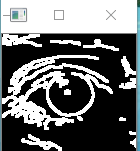
#> input picture prelucrarea imaginilor/deschidere.PNG, 140 x 151 px, given in place of dada.mp4, which was not available
$ python main.py
#> lines starting #> are read from the running program, lines starting #| are printed output that depends on the picture; after the words box and inside, x2 and y2 are one past the last pixel; in counts of white or black regions, pixels touching at a corner belong together; pictures that were not available may be replaced by others from this repository, and a replacement may not be noted
from statistics import mean

import cv2
import numpy
import pyautogui

marja_eroare = 22
frames_outside = 10
marja_dir = 10
frames_open = 30
activated = True


def getArea(frame, zone):  # zone: zone x, zone y - > stanga sus si zone w, zone h -> lungime, latime
    return frame[zone[1]:zone[1] + zone[3], zone[0]:zone[0] + zone[2]]


class Cercul:
    def __init__(self, cerc, raza):
        self.centru = cerc
        self.raza = raza


# [5 lines left out: function to_list, not called in this run]


def mean_circle(lists_left):
    mean_c = Cercul((int(mean(lists_left[0])), int(mean(lists_left[1]))), int(mean(lists_left[2])))
    return mean_c


# [51 lines left out: functions mean_of_mean, check_mean, check_diff, check_in_eye, get_direction, strIntersection, not called in this run]


def main():
    global activated
    pyautogui.FAILSAFE = False
    directii = {
        'N': (0, -1),
        'NE': (1, -1),
        'E': (1, 0),
        'SE': (1, 1),
        'S': (0, 1),
        'SW': (-1, 1),
        'W': (-1, 0),
        'NW': (-1, -1),
    }

    centru_left = None
    centru_right = None

    iris_left = []
    iris_right = []
    frames_correction = 15
    index_left = 0
    index_right = 0

    mean_circle_left = None
    mean_circle_right = None

    open_left = 0
    open_right = 0

    found_eye_left = False
    found_eye_right = False

    # [14 lines left out: function init, not called in this run]

    # obiectul video care acceseaza camera
    capture = cv2.VideoCapture('dada.mp4')
    font = cv2.FONT_HERSHEY_SIMPLEX

    # importuri pentru clasificatori(ne ajuta sa identificam diferite caracteristici ce ne vor ajuta pe parcursul calcului )
    face_frames = cv2.CascadeClassifier("face_capture.xml")
    eyes_frames = cv2.CascadeClassifier("eyes_capture.xml")

    flag_reset = False
    contor = 0

    while True:  # citim pana inchidem camera
        ret, frame = capture.read()
#> frame is the input picture: shape (151, 140, 3); mean B, G, R 110.5, 110, 108.1
        frame = cv2.flip(frame, 1)
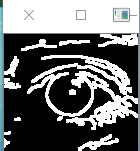
#> frame: shape (151, 140, 3); mean B, G, R 110.5, 110, 108.1
        # frame = cv2.rotate(frame, cv2.ROTATE_90_CLOCKWISE)
        height, width, channels = frame.shape
#> height = 151; width = 140; channels = 3

        gray = cv2.cvtColor(frame, cv2.COLOR_BGR2GRAY)
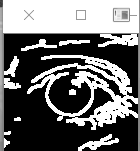
#> gray: shape (151, 140); min 0, max 255, mean 109.5
        faces = face_frames.detectMultiScale(gray, 1.2, 5)
#> faces = ()

        eyes = []
        roi_color = None
        direction = ''

        if flag_reset:
            flag_reset = False
            init()

        if index_left == frames_correction:
            mean_circle_left = mean_circle(to_list(iris_left))
            centru_left = mean_circle_left.centru
            index_left += 1
            if index_right >= frames_correction:
                activated = True

        if index_right == frames_correction:
            mean_circle_right = mean_circle(to_list(iris_right))
            centru_right = mean_circle_right.centru
            index_right += 1
            if index_left >= frames_correction:
                activated = True

        for (x, y, w, h) in faces:
            cerc_left = Cercul((9999, 9999), 0)
            cerc_right = Cercul((9999, 9999), 0)

            reset_left = False  # impotriva ochilor falsi
            reset_right = False
            found_left = False
            found_right = False

            cv2.rectangle(frame, (x, y), (x + w, y + h), (255, 0, 0), 2)
            roi_gray = gray[y:y + h, x:x + w]
            roi_color = frame[y:y + h, x:x + w]
            eyes = eyes_frames.detectMultiScale(roi_gray, scaleFactor=2, minNeighbors=2)

            found_eye_left = False
            found_eye_right = False
            for (ex, ey, ew, eh) in eyes:

                if ey + eh <= h / 2:  # ochii pot fi doar in jumatatea de sus a fetei
                    if ex < int(w / 2):
                        found_eye_left = True
                    if ex > int(w / 2):
                        found_eye_right = True
                    cv2.rectangle(roi_color, (ex, ey), (ex + ew, ey + eh), (0, 255, 0), 2)
                    blur = cv2.GaussianBlur(getArea(roi_gray, (ex, ey, ew, eh)), (3, 3), cv2.BORDER_DEFAULT)
                    cv2.imshow('blur',blur)
                    otsu_thresh, thresh = cv2.threshold(blur, 0, 255,
                                                        cv2.THRESH_BINARY_INV + cv2.THRESH_OTSU)
                    edges = cv2.Canny(blur, otsu_thresh * 0.5, otsu_thresh)
                    cv2.imshow('muchii',edges)
                    dilate = cv2.dilate(edges, numpy.ones((3, 3), numpy.uint8), iterations=1)
                    cv2.imshow('dilatare',dilate)
                    op = cv2.morphologyEx(dilate, cv2.MORPH_OPEN, numpy.ones((3, 3), numpy.uint8))
                    cv2.imshow('deschidere',op)
                    eroded = cv2.erode(op, numpy.ones((3, 3), numpy.uint8), iterations=1)
                    cv2.imshow('eroziune',eroded)
                    c = None
                    param2 = 45
                    while c is None:
                        c = cv2.HoughCircles(image=eroded, method=cv2.HOUGH_GRADIENT, dp=2, minDist=10,
                                             param1=150, param2=param2, minRadius=7, maxRadius=17)

                        if param2 > 20:
                            param2 -= 1
                        else:
                            break
                    if c is not None:
                        for l in c:
                            # OpenCV returns the circles as a list of lists of circles
                            for circle in l:
                                if type(circle) == numpy.ndarray:
                                    center = (int(x + ex + circle[0]), int(y + ey + circle[1]))
                                    radius = int(circle[2])
                                    cerc = Cercul(center, radius)
                                    # cv2.circle(frame, cerc.centru, cerc.raza, (200, 80, 100), thickness=2)
                                    if x < cerc.centru[0] < (x + w / 2):
                                        # print('Stanga')
                                        cv2.imshow('left eye', eroded)
                                        if index_left < frames_correction:
                                            if check_diff(cerc, Cercul((x + ex + ew / 2, y + ey + eh / 2), 8)) < 10:
                                                iris_left.append(cerc)
                                                index_left += 1
                                                cerc_left = cerc

                                        elif index_left > frames_correction:
                                            if not check_mean(cerc, mean_circle_left):
                                                if not check_in_eye(mean_circle_left,
                                                                    (ex, ey, ew, eh)) and not found_left:
                                                    reset_left = True
                                                else:
                                                    reset_left = False
                                            else:
                                                reset_left = False
                                                found_left = True
                                                if check_diff(cerc, mean_circle_left) < check_diff(cerc_left,
                                                                                                   mean_circle_left):
                                                    cerc_left = cerc

                                    elif (x + w / 2) < cerc.centru[0] < x + w:
                                        cv2.imshow('right eye', eroded)
                                        # print('Dreapta')
                                        if index_right < frames_correction:
                                            if check_diff(cerc, Cercul((x + ex + ew / 2, y + ey + eh / 2), 8)) < 10:
                                                iris_right.append(cerc)
                                                index_right += 1
                                                cerc_right = cerc

                                        elif index_right > frames_correction:
                                            if not check_mean(cerc, mean_circle_right):
                                                if not check_in_eye(mean_circle_right,
                                                                    (ex, ey, ew, eh)) and not found_right:
                                                    reset_right = True
                                                else:
                                                    reset_right = False
                                            else:
                                                found_right = True
                                                reset_right = False
                                                if check_diff(cerc, mean_circle_right) < check_diff(cerc_right,
                                                                                                    mean_circle_right):
                                                    cerc_right = cerc

            if reset_left or reset_right:
                contor += 1
            else:
                contor = 0
            if contor > 3:
                flag_reset = True
            if not flag_reset:  # nu trebuie resetata calibrare
                direction = ''
                if index_left > frames_correction:
                    # nu s-a gasit un cerc bun
                    if cerc_left.raza == 0 or cerc_left is None:
                        cerc_left = mean_circle_left
                    else:
                        direction = get_direction(cerc_left, centru_left)
                    if not found_eye_left:
                        open_left += 1
                    else:
                        open_left = 0
                    mean_circle_left = mean_of_mean(mean_circle_left, cerc_left)
                    # print('left: ' + get_direction(cerc_left, centru_left))

                if index_right > frames_correction:
                    # nu s-a gasit un cerc bun
                    if cerc_right.raza == 0 or cerc_right is None:
                        cerc_right = mean_circle_right
                    else:
                        direction = strIntersection(direction, get_direction(cerc_right, centru_right))
                    if not found_eye_right:
                        open_right += 1
                    else:
                        open_right = 0
                    mean_circle_right = mean_of_mean(mean_circle_right, cerc_right)
                    # print('right: ' + get_direction(cerc_right, centru_right))
                    print(direction)

                if cerc_left is not None:  # in perioada de calibrare nu se gaseste niciun cerc
                    cv2.circle(frame, cerc_left.centru, cerc_left.raza, (0, 0, 255), thickness=2)
                if cerc_right is not None:  # in perioada de calibrare nu se gaseste niciun cerc
                    cv2.circle(frame, cerc_right.centru, cerc_right.raza, (0, 0, 255), thickness=2)
#> this loop made 0 passes
#> after the loop, index_left = 0; index_right = 0; iris_left = []; iris_right = []

        if index_left < frames_correction or index_right < frames_correction:
            cv2.putText(frame, 'Calibration: Look straight', (15, 40), font, 1.3, (255, 255, 255), 2, cv2.LINE_AA)
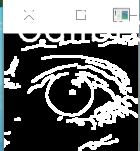
#> frame: shape (151, 140, 3); 2.69% of pixels changed, all inside (x1, y1, x2, y2) = (18, 10, 140, 43)

        cv2.putText(frame, 'To reset press R', (15, 460), font, 1, (0, 0, 0), 2, cv2.LINE_AA)
        cv2.imshow('Eyes detections', frame)

        if index_left > frames_correction and index_right > frames_correction:
            if not activated:
                print('disabled')
            if open_left > frames_open and open_right > frames_open:
                print("ambii clicki")
                activated = not activated
            elif activated:
                if open_left > frames_open and found_eye_right:
                    print("click stanga")
                    # pyautogui.click()
                elif open_right > frames_open and found_eye_left:
                    print("click dreapta")
                    # [17 lines of commented-out code are left out]

        if cv2.waitKey(1) & 0xFF == ord('r'):
#> (key q is pressed here)
            init()
        if cv2.waitKey(1) & 0xFF == ord('q'):
#> (key q is pressed here)
            break
        if cv2.getWindowProperty('Eyes detections', cv2.WND_PROP_VISIBLE) < 1:
            break

    capture.release()
    cv2.destroyAllWindows()


if __name__ == '__main__':
    main()

$ run again, on prelucrarea imaginilor/dilatare.PNG
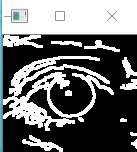
#> input picture prelucrarea imaginilor/dilatare.PNG, 137 x 152 px, given in place of dada.mp4, which was not available
#> in main, frame is the input picture: shape (152, 137, 3); mean B, G, R 110.2, 109.9, 108.9
#> in main, `frame = cv2.flip(frame, 1)`:
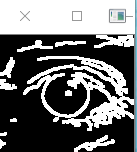
#> frame: shape (152, 137, 3); mean B, G, R 110.2, 109.9, 108.9
#> faces = ()
#> after the loop in main, `for (x, y, w, h) in faces:`: index_left = 0; iris_left = []
#> in main, `cv2.putText(frame, 'Calibration: Look straight', (15, 40), font, 1.3, ..`:
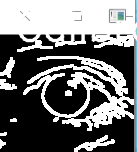
#> frame: shape (152, 137, 3); 2.7% of pixels changed, all inside (x1, y1, x2, y2) = (18, 11, 137, 43)

$ run again, on prelucrarea imaginilor/eroziune.PNG
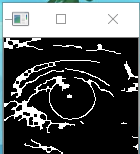
#> input picture prelucrarea imaginilor/eroziune.PNG, 140 x 154 px, given in place of dada.mp4, which was not available
#> in main, frame is the input picture: shape (154, 140, 3); mean B, G, R 86.2, 85.7, 82.4
#> in main, `gray = cv2.cvtColor(frame, cv2.COLOR_BGR2GRAY)`:
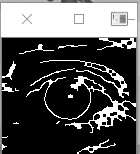
#> gray: shape (154, 140); min 0, max 255, mean 84.8
#> faces = ()
#> after the loop in main, `for (x, y, w, h) in faces:`: index_left = 0; iris_left = []
#> in main, `cv2.putText(frame, 'Calibration: Look straight', (15, 40), font, 1.3, ..`:
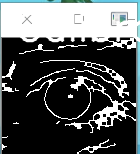
#> frame: shape (154, 140, 3); mean B, G, R 88.8, 88.4, 85.2
